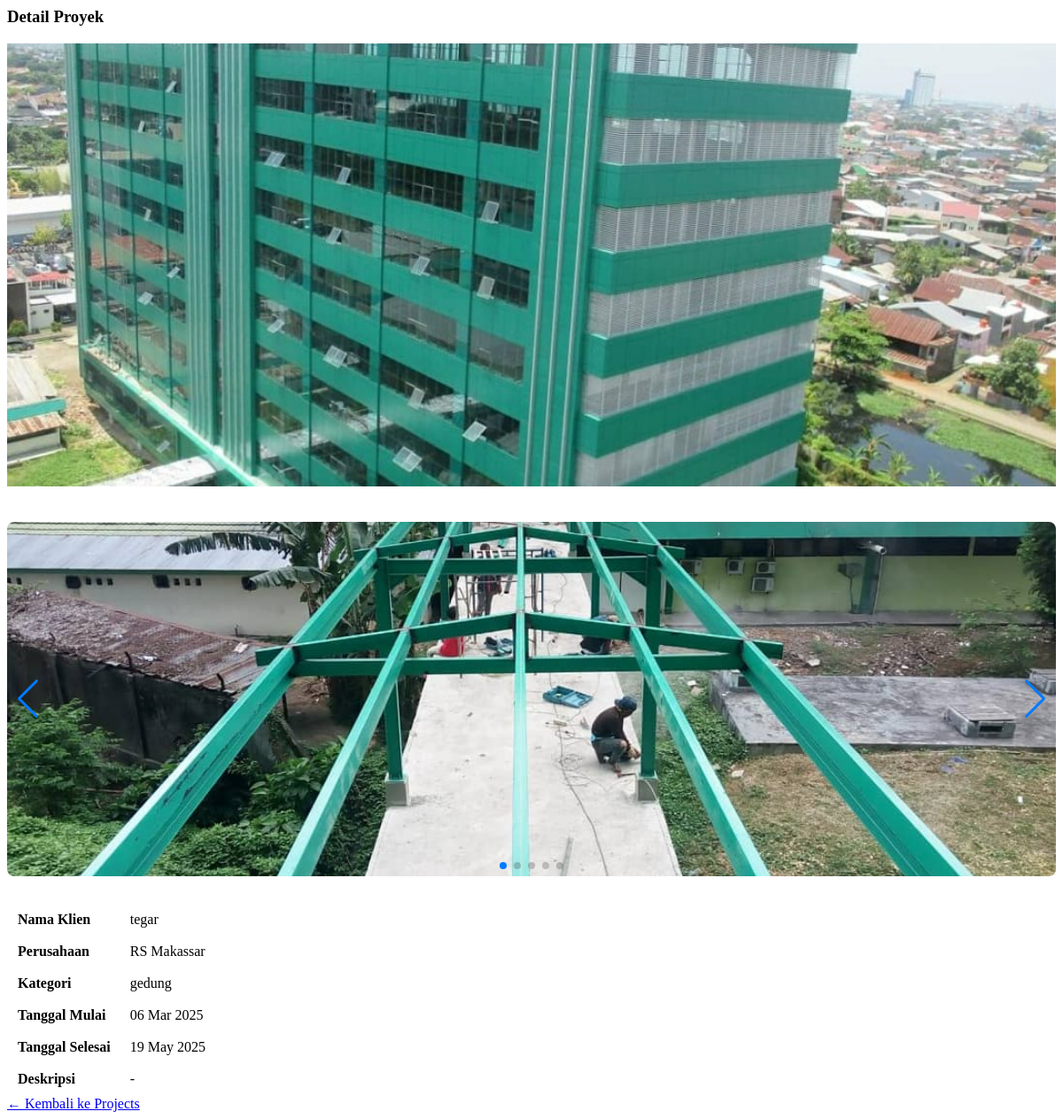
The page /project_detail.php?id=15 on the database its author committed.
### tables this page shows
CREATE TABLE `t_data` (
  `id` int(11) NOT NULL,
  `nama_proyek` varchar(255) DEFAULT NULL,
  `image` varchar(255) DEFAULT NULL,
  `nama_klien` varchar(50) NOT NULL,
  `nama_perusahaan` varchar(80) NOT NULL,
  `deskripsi` text DEFAULT NULL,
  `tanggal_dimulai_proyek` date DEFAULT NULL,
  `tanggal_selesai_proyek` date DEFAULT NULL,
  `kategori` varchar(30) DEFAULT NULL
);

### project_detail.php (the view, shortened to what this page needs)
<?php
include 'admin/koneksi.php';
$id = $_GET['id'];
$data = mysqli_fetch_assoc(mysqli_query($conn, "SELECT * FROM t_data WHERE id = '$id'"));
$fotos = [];
$foto_lain = mysqli_query($conn, "SELECT * FROM project_images WHERE project_id = '$id'");
while ($img = mysqli_fetch_assoc($foto_lain)) {
    $fotos[] = $img['image'];
}
?>
<link rel="stylesheet" href="https://cdn.jsdelivr.net/npm/swiper@11/swiper-bundle.min.css" />
<div class="container">
  <h3 class="center grey-text text-darken-2">Detail Proyek</h3>
  <img src="admin/img/project/<?= $data['image']; ?>" class="main-img materialboxed">
  <?php if (mysqli_num_rows($foto_lain) > 0): ?>
  <div class="swiper mySwiper">
    <div class="swiper-wrapper">
      <?php foreach ($fotos as $img): ?>
  <div class="swiper-slide">
    <img src="admin/img/project/<?= $img; ?>" class="img-fluid materialboxed" alt="Foto Tambahan">
  </div>
<?php endforeach; ?>
    </div>
    <div class="swiper-button-next"></div>
    <div class="swiper-button-prev"></div>
    <div class="swiper-pagination"></div>
  </div>
<?php else: ?>
  <p class="text-muted">Tidak ada foto tambahan.</p>
<?php endif; ?>
  <table class="highlight project-table">
    <tbody>
      <tr>
        <td><strong>Nama Klien</strong></td>
        <td><?= $data['nama_klien']; ?></td>
      </tr>
      <tr>
        <td><strong>Perusahaan</strong></td>
        <td><?= $data['nama_perusahaan']; ?></td>
      </tr>
      <tr>
        <td><strong>Kategori</strong></td>
        <td><?= $data['kategori']; ?></td>
      </tr>
      <tr>
        <td><strong>Tanggal Mulai</strong></td>
        <td><?= date('d M Y', strtotime($data['tanggal_dimulai_proyek'])); ?></td>
      </tr>
      <tr>
        <td><strong>Tanggal Selesai</strong></td>
        <td><?= date('d M Y', strtotime($data['tanggal_selesai_proyek'])); ?></td>
      </tr>
      <tr>
        <td><strong>Deskripsi</strong></td>
        <td><?= nl2br($data['deskripsi']); ?></td>
      </tr>
    </tbody>
  </table>
  <div class="center">
    <a href="projects.php" class="btn yellow black-text" style="margin-top: 20px;">← Kembali ke Projects</a>
  </div>
</div>

### project_detail.php (style rules this page uses)
.main-img { width: 100%; max-height: 500px; object-fit: cover; margin-bottom: 20px; cursor: zoom-in; }
.project-table { margin-top: 30px; }
.project-table td { padding: 8px 10px; }
.swiper { width: 100%; height: 400px; margin-top: 20px; }
.swiper-slide img { width: 100%; height: 100%; object-fit: cover; border-radius: 8px; }
.swiper-button-next, .swiper-button-prev { z-index: 10000 !important; }

### rows shown on the page
t_data: image (picture), nama_klien "tegar", nama_perusahaan "RS Makassar", kategori "gedung", tanggal_dimulai_proyek "06 Mar 2025", tanggal_selesai_proyek "19 May 2025", deskripsi "-"
